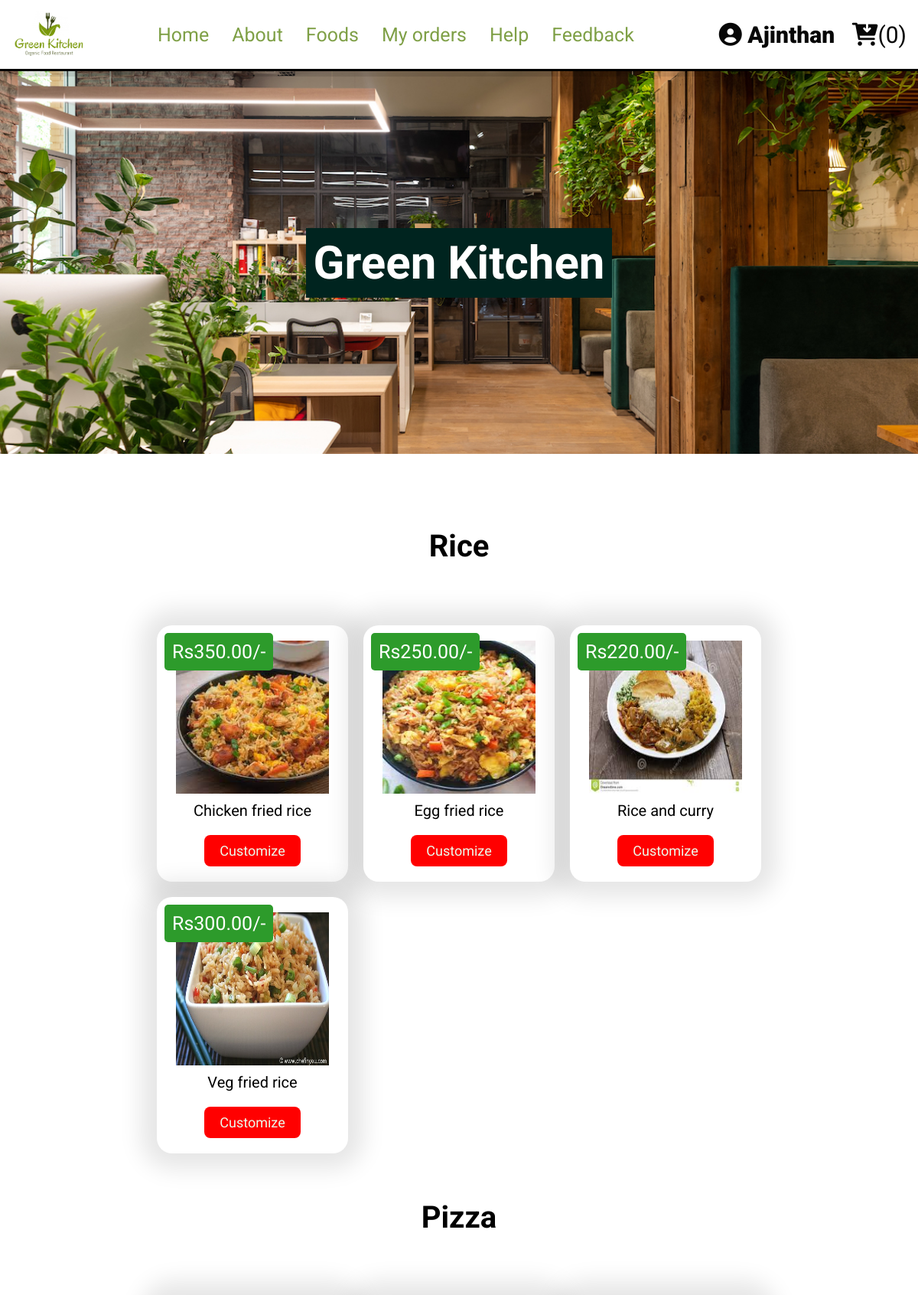
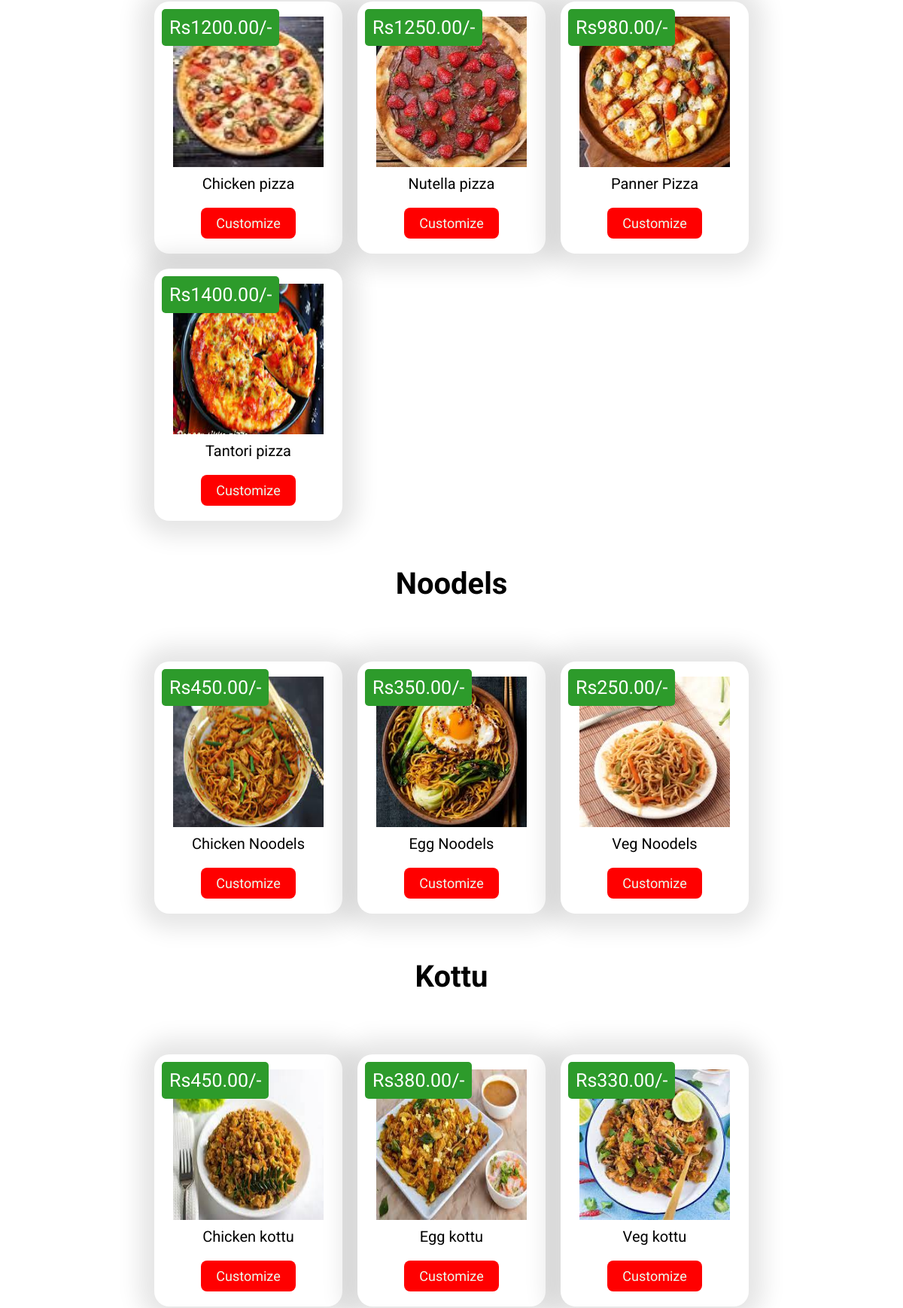
The app's page /orders3.php (signed in, upper part) with its own data (2 pictures, top to bottom).
### tables this page shows
CREATE TABLE IF NOT EXISTS `food_tbl` (
  `food_name` varchar(100) NOT NULL,
  `category` varchar(50) NOT NULL,
  `price` decimal(6,2) NOT NULL,
  `image` varchar(100) NOT NULL,
  `special_day` varchar(50) NOT NULL,
  `availability` varchar(15) NOT NULL,
  `rating` float NOT NULL DEFAULT '0',
  `response` int NOT NULL DEFAULT '0',
  PRIMARY KEY (`food_name`)
);

### orders3.php (the view, shortened to what this page needs)
<?php
include 'connection.php';
?>
<!DOCTYPE html>
<html lang="en">
<head>
   <link rel="stylesheet" href="https://cdnjs.cloudflare.com/ajax/libs/font-awesome/6.0.0/css/all.min.css">
   <link rel="stylesheet" href="css/style16.css">
   <link rel="stylesheet" href="css/admin_style8.css">
</head>
<body>
<?php include 'header.php'; ?>
<div class="heading">
   <h3>Green kitchen</h3>
</div>
<section class="products">
   <h1 class="caption">Tasty foods</h1>
         <?php
            $select_category = mysqli_query($conn, "SELECT DISTINCT(category) FROM `food_tbl`  ORDER BY `category` DESC") or die('query failed');
            if(mysqli_num_rows($select_category) > 0){
               while($fetch_category = mysqli_fetch_assoc($select_category)){
                  $category=$fetch_category['category'];
                  ?><h3 class="caption"><?php echo $category; ?></h3>
                  <div class="box-container"><?php
                  $select_foods = mysqli_query($conn, "SELECT * FROM `food_tbl` WHERE category='$category' ") or die('query failed');
                  if(mysqli_num_rows($select_foods) > 0){
                     while($fetch_foods = mysqli_fetch_assoc($select_foods)){
                        ?>
                        <form action="" method="post" class="box">
                        <img class="image" src="images/<?php echo $fetch_foods['image']; ?>" alt="">
                        <div class="name"><?php echo $fetch_foods['food_name']; ?></div>
                        <div class="price">Rs<?php echo $fetch_foods['price']; ?>/-</div>
                        <a href="orders2.php?customize=<?php echo $fetch_foods['food_name']; ?>" class="delete-btn" >Customize</a>
                     </form>
                        <?php
                     }
               ?>
               </div>
         <?php
                  }
            }
         }else{
            echo '<p class="none">Menu added yet</p>';
         }
         ?>
</section>
</body>
</html>

### css/style16.css (style rules this page uses)
* { font-family: 'Averia Gruesa Libre'; margin:0; padding:0; box-sizing: border-box; text-decoration: none; }
html { font-size: 62.5%; overflow-x: hidden; }
section { padding:30px 20px; }
.caption { text-align: center; text-transform:capitalize; font-size: 40px; margin-bottom: 20px; }
.btn, .option-btn, .delete-btn, .home-btn { display: inline-block; margin-top: 10px; padding:10px 30px; cursor: pointer; color:white; font-size: 20px; border-radius: 10px; text-transform: capitalize; }
.delete-btn { background-color: #eb2f06; }
.heading { height: 500px; display: flex; flex-flow: column; align-items: center; justify-content: center; gap:10px; background: url(../images/studio-ris-natural-office-makeover-3.jpg) no-repeat; background-size: cover; background-position: center; text-align: center; }
.heading h3 { font-size: 60px; color:white; text-transform: capitalize; font-family: 'Oleo Script Swash Caps'; background-color:#00241f; padding: 10px; }
.products .box-container { max-width: 1200px; margin:0 auto; padding: 60px; display: grid; grid-template-columns: repeat(auto-fit, 250px); align-items: flex-start; gap:20px; justify-content: center; }
.products .box-container .box { background-color: white; box-shadow: 0 0 30px 20px rgba(0,0,0,.1); border-radius: 20px; padding:20px; text-align: center; position: relative; }
.products .box-container .box .image { height:200px; width:200px; }
.products .box-container .box .name { padding:10px 0; font-size: 20px; color:black; }
.products .box-container .box .price { position: absolute; top:10px; left:10px; border-radius:5px; padding:10px; font-size: 25px; color:white; background-color:rgb(45, 155, 43); }

### css/admin_style8.css (style rules this page uses)
* { font-family: 'Roboto'; margin:0; padding:0; box-sizing: border-box; outline: none; border:none; text-decoration: none; transition:all .2s linear; }
body { background-color: #ffffff; }
section { padding:30px 25px; }
.btn, .option-btn, .delete-btn, .white-btn { display: inline-block; margin-top: 10px; padding:10px 20px; cursor: pointer; color:#ebfaeb; font-size: 18px; border-radius: 8px; text-transform: capitalize; }
.delete-btn { background-color: #ff0000; }
h1 { color:#ffffff; }

### records on screen
food_tbl: image (picture), food_name "Chicken fried rice", price "350.00"
food_tbl: image (picture), food_name "Egg fried rice", price "250.00"
food_tbl: image (picture), food_name "Rice and curry", price "220.00"
food_tbl: image (picture), food_name "Veg fried rice", price "300.00"
food_tbl: image (picture), food_name "Chicken pizza", price "1200.00"
food_tbl: image (picture), food_name "Nutella pizza", price "1250.00"
food_tbl: image (picture), food_name "Panner Pizza", price "980.00"
food_tbl: image (picture), food_name "Tantori pizza", price "1400.00"
food_tbl: image (picture), food_name "Chicken Noodels", price "450.00"
food_tbl: image (picture), food_name "Egg Noodels", price "350.00"
food_tbl: image (picture), food_name "Veg Noodels", price "250.00"
food_tbl: image (picture), food_name "Chicken kottu", price "450.00"
food_tbl: image (picture), food_name "Egg kottu", price "380.00"
food_tbl: image (picture), food_name "Veg kottu", price "330.00"

### other values on screen
$_SESSION['user_name'] "Ajinthan"
$cart_rows_number "0"
$category "Rice"
$category "Pizza"
$category "Noodels"
$category "Kottu"
